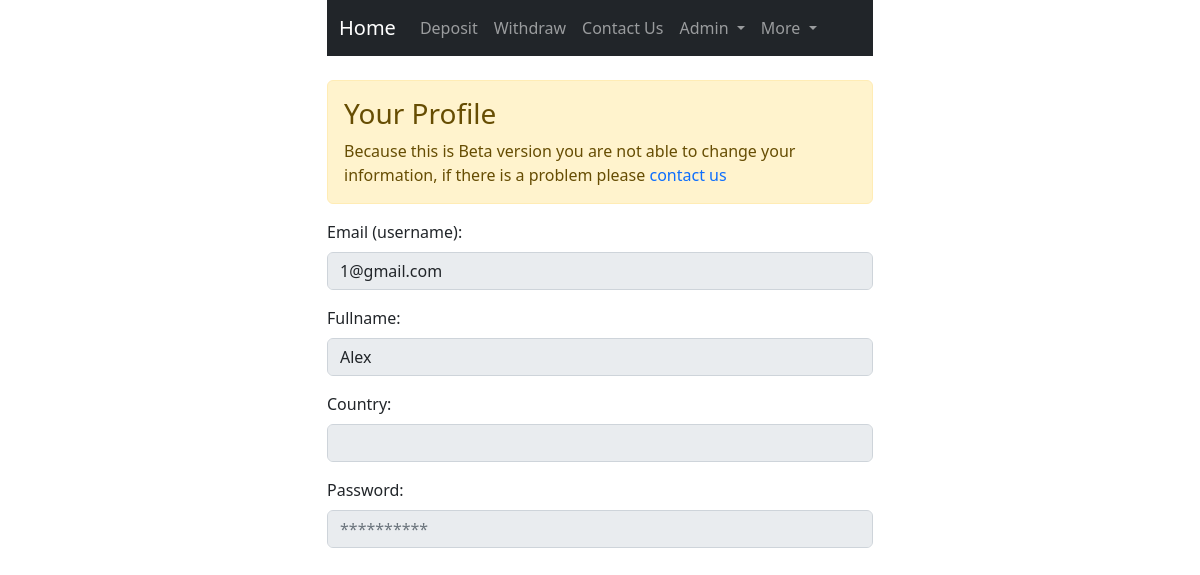
The app's page /profile (signed in), older data.
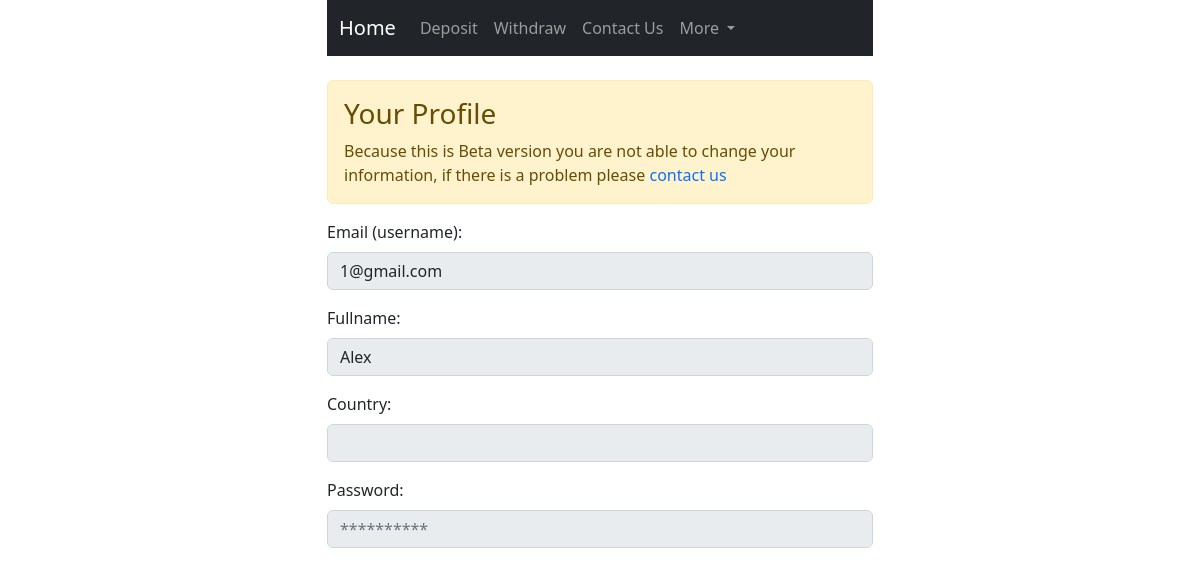
The same page, newer data.
### users/views.py (the view)
# urls.py: path('profile', profile, name='profile'),
@login_required(login_url='/login')
def profile(request):
    profile_form = ProfileForm(request.POST or None, initial={'email': request.user.email,
                                                              'fullname': request.user.fullname})
    if request.method == "POST":
        if profile_form.is_valid():
            pass
    context = {
        'profile_form': profile_form,
    }
    return render(request, 'users/profile.html', context)

### users/forms.py
class ProfileForm(forms.Form):
    email = forms.EmailField(widget=forms.EmailInput(
        attrs={
            'placeholder': 'example@gmail.com',
            'name': 'email',
            'id': 'email',
            'class': 'form-control',
        }
    ), disabled=True)
    fullname = forms.CharField(widget=forms.TextInput(
        attrs={
            'placeholder': 'Brad Pit',
            'name': 'fullname',
            'id': 'fullname',
            'class': 'form-control'
        }
    ), validators=[validators.MinLengthValidator(3), validators.MaxLengthValidator(25), ], disabled=True)
    password = forms.CharField(widget=forms.PasswordInput(
        attrs={
            'placeholder': '**********',
            'name': 'password',
            'id': 'password',
            'class': 'form-control'
        }
    ), disabled=True, required=False)

### templates/users/profile.html (shortened to what this page needs)
{% extends 'shared/base.html' %}
{% load countries %}
{% load static %}
{% load widget_tweaks %}
{% block content %}
    <br>
    <div class="alert alert-warning">
        <h3 class="alert-heading">Your Profile</h3>
        Because this is Beta version you are not able to change your information, if there is a
        problem please <a href="{% url 'core:contact' %}">contact us</a>
    </div>
    <div class="mb-3">
        <label for="{{ profile_form.email.id_for_label }}" class="form-label">Email (username): </label>
        {{ profile_form.email|add_error_class:"is-invalid" }}
    </div>
    <div class="mb-3">
        <label for="{{ profile_form.fullname.id_for_label }}" class="form-label">Fullname: </label>
        {{ profile_form.fullname|add_error_class:"is-invalid" }}
    </div>
    <div class="mb-3">
        <label for="country" class="form-label">Country: </label>
        <select name="country" id="country" class="form-control" aria-label="Default select example" disabled>
            {% get_countries as countries %}
        </select>
    </div>
    <div class="mb-3">
        <label for="{{ profile_form.password.id_for_label }}" class="form-label">Password: </label>
        {{ profile_form.password|add_error_class:"is-invalid" }}
    </div>
{% endblock %}

Row changes from the older to the newer data that the page shows:
changed User "1@gmail.com": is_superuser True → False (drawn)
Text that changed along with them:
text no longer shown: "Admin"
